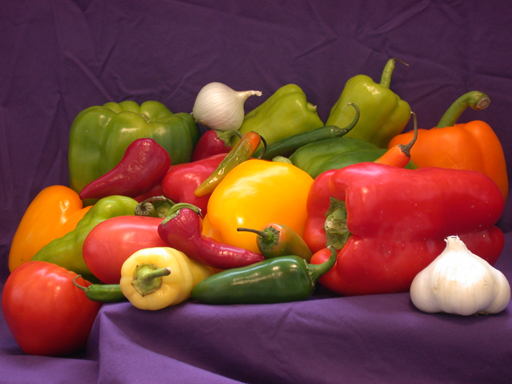
#> input picture 专业课/计算机视觉/lab/lab1/测试图像/peppers.png, 512 x 384 px
$ python lab1_image_enhancement.py   (older library calls are emulated)
#> lines starting #> are read from the running program, lines starting #| are printed output that depends on the picture
from __future__ import annotations

import argparse
from pathlib import Path
from typing import Tuple

import cv2
import numpy as np


ROOT = Path(__file__).resolve().parent.parent
DEFAULT_COLOR_IMAGE = ROOT / "测试图像" / "peppers.png"
DEFAULT_GRAY_IMAGE = ROOT / "测试图像" / "cameraman.tif"


def ensure_dir(path: Path) -> Path:
    path.mkdir(parents=True, exist_ok=True)
    return path


def read_image(path: Path, flags: int) -> np.ndarray:
#> called with flags = 1
    data = np.fromfile(str(path), dtype=np.uint8)
    image = cv2.imdecode(data, flags)
#> image is the input picture: shape (384, 512, 3); mean B, G, R 57.6, 66.4, 120.8
#> call 2 of read_image, with flags = 0
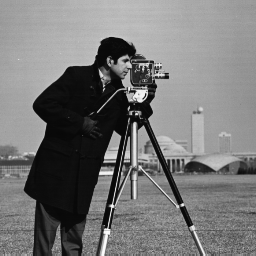
#> input picture 专业课/计算机视觉/lab/lab1/测试图像/cameraman.tif, 256 x 256 px
#> in read_image, image is the input picture: shape (256, 256); min 7, max 253, mean 118.7
    if image is None:
        raise FileNotFoundError(f"无法读取图像：{path}")
    return image


def write_image(path: Path, image: np.ndarray) -> None:
    suffix = path.suffix if path.suffix else ".png"
    ok, encoded = cv2.imencode(suffix, image)
    if not ok:
        raise RuntimeError(f"图像编码失败：{path}")
    encoded.tofile(str(path))


def save_channel_images(color_image: np.ndarray, out_dir: Path) -> Tuple[Path, Path, Path, Path]:
    blue_channel = color_image[:, :, 0]
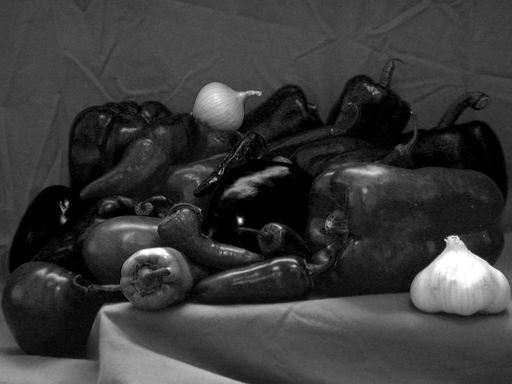
#> blue_channel: shape (384, 512); min 0, max 255, mean 57.6
    green_channel = color_image[:, :, 1]
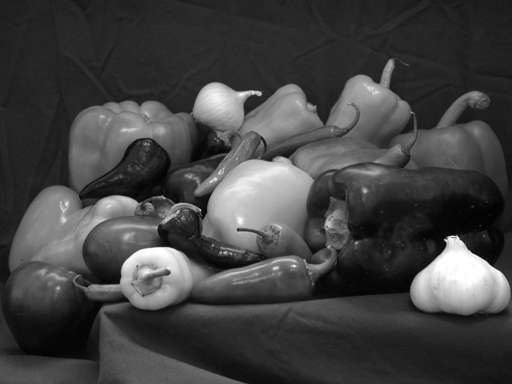
#> green_channel: shape (384, 512); min 1, max 255, mean 66.4
    red_channel = color_image[:, :, 2]

    blue_path = out_dir / "channel_blue.png"
    green_path = out_dir / "channel_green.png"
    red_path = out_dir / "channel_red.png"
    merged_path = out_dir / "channel_split_compare.png"

    write_image(blue_path, blue_channel)
    write_image(green_path, green_channel)
    write_image(red_path, red_channel)

    merged = make_channel_montage(color_image, blue_channel, green_channel, red_channel)
    write_image(merged_path, merged)

    return blue_path, green_path, red_path, merged_path


def make_channel_montage(color_image: np.ndarray, blue: np.ndarray, green: np.ndarray, red: np.ndarray) -> np.ndarray:
    color_bgr = color_image.copy()
    blue_bgr = cv2.cvtColor(blue, cv2.COLOR_GRAY2BGR)
    green_bgr = cv2.cvtColor(green, cv2.COLOR_GRAY2BGR)
    red_bgr = cv2.cvtColor(red, cv2.COLOR_GRAY2BGR)

    p1 = annotate_panel(color_bgr, "Original")
    p2 = annotate_panel(blue_bgr, "Blue channel")
    p3 = annotate_panel(green_bgr, "Green channel")
    p4 = annotate_panel(red_bgr, "Red channel")
#> call 4 of annotate_panel, with label = 'Red channel'
#> in annotate_panel (call 4), `cv2.putText(panel, label, (10, 25), cv2.FONT_HERSHEY_SIMPLEX, 0.75, (2..`:
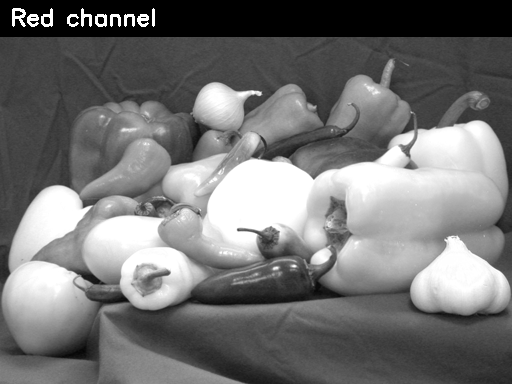
#> panel: shape (384, 512, 3); min 0, max 255, mean 115.5

    top = np.hstack([p1, p2])
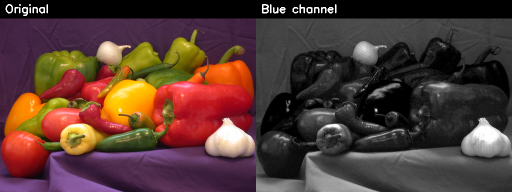
#> top: shape (384, 1024, 3) (shown at 1/2 size); mean B, G, R 52.2, 58.1, 83.8
    bottom = np.hstack([p3, p4])
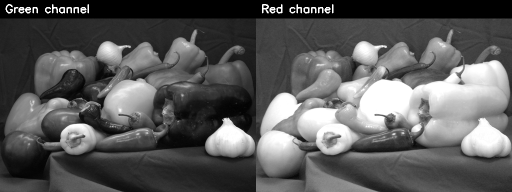
#> bottom: shape (384, 1024, 3) (shown at 1/2 size); min 0, max 255, mean 89.9
    return np.vstack([top, bottom])
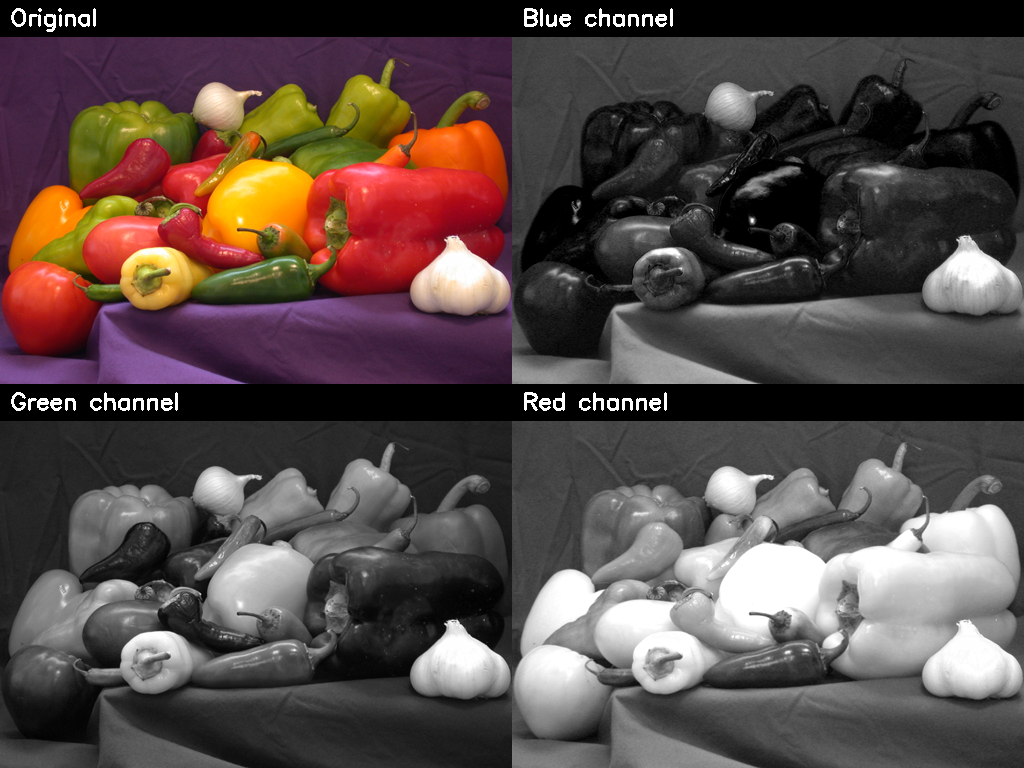
#> returned value: shape (768, 1024, 3); mean of channels 0, 1, 2 71.1, 74, 86.8; drawn as B, G, R


def annotate_panel(image_bgr: np.ndarray, label: str) -> np.ndarray:
    panel = image_bgr.copy()
    cv2.rectangle(panel, (0, 0), (panel.shape[1], 36), (0, 0, 0), -1)
    cv2.putText(panel, label, (10, 25), cv2.FONT_HERSHEY_SIMPLEX, 0.75, (255, 255, 255), 2)
    return panel


def manual_histogram(gray_image: np.ndarray) -> np.ndarray:
    # 手工直方图：遍历每个像素并统计 0-255 灰度计数
    hist = np.zeros(256, dtype=np.int64)
    rows, cols = gray_image.shape
    for row in range(rows):
        for col in range(cols):
            hist[int(gray_image[row, col])] += 1
#> (the rest of the program and of its run is left out)
